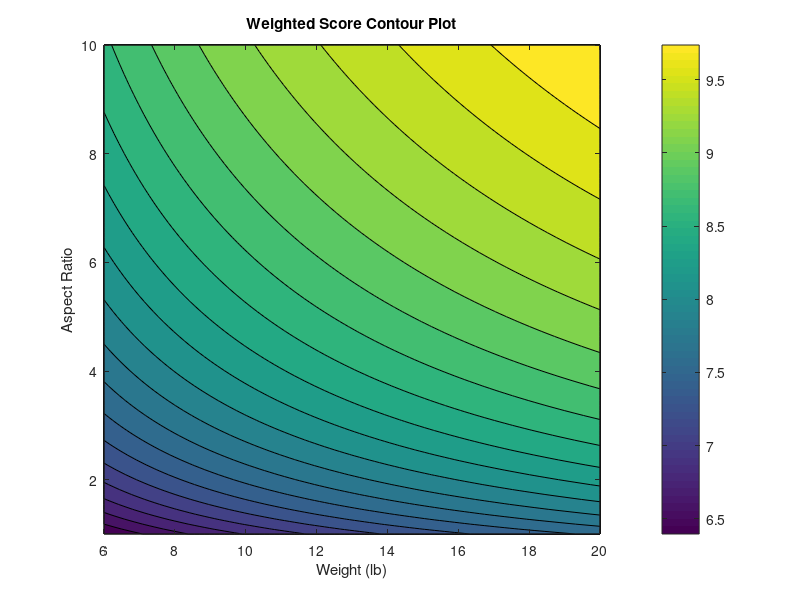

Source code (MATLAB):
clc;
clear;

% Define the data for Weight (x-axis) and Aspect Ratio (y-axis)
weight = linspace(6, 20, 100); % Weight ranging from 6 to 20 lbs
aspect_ratio = linspace(1, 10, 100); % Aspect Ratio from 1 to 10

% Create a meshgrid for the data
[W, A] = meshgrid(weight, aspect_ratio);

% Define a function for the Weighted Score (example: some arbitrary equation)
weighted_score = log(A * W); % You can use your own function here

% Create a filled contour plot
contourf(W, A, weighted_score, 20); % The number '20' defines the number of contour levels

% Add labels and color bar
xlabel('Weight (lb)');
ylabel('Aspect Ratio');
colorbar;
title('Weighted Score Contour Plot');

print('contour_plot', '-dpng', '-r300')  % Save as PNG with 300 DPI resolution